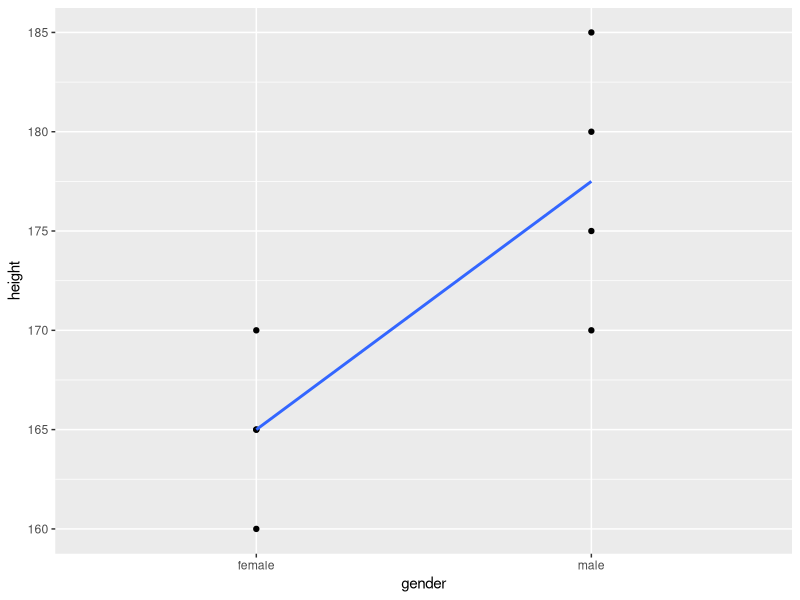
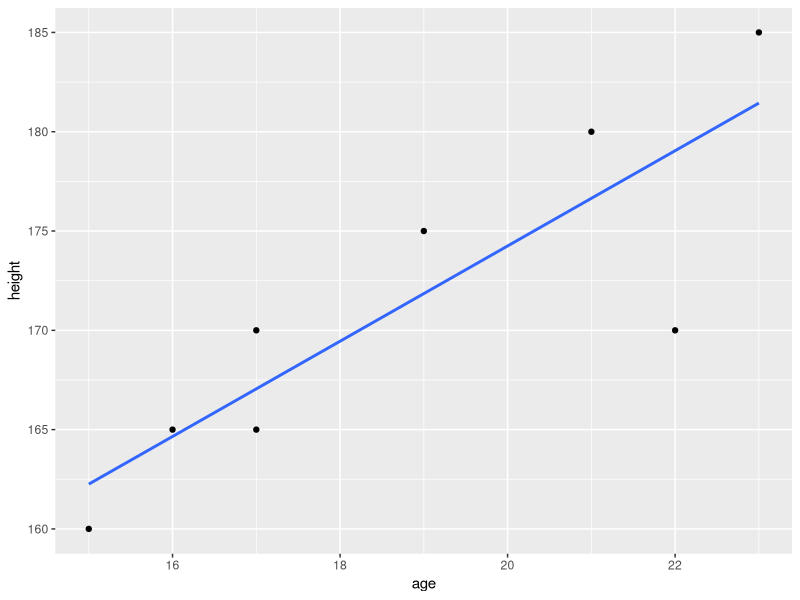
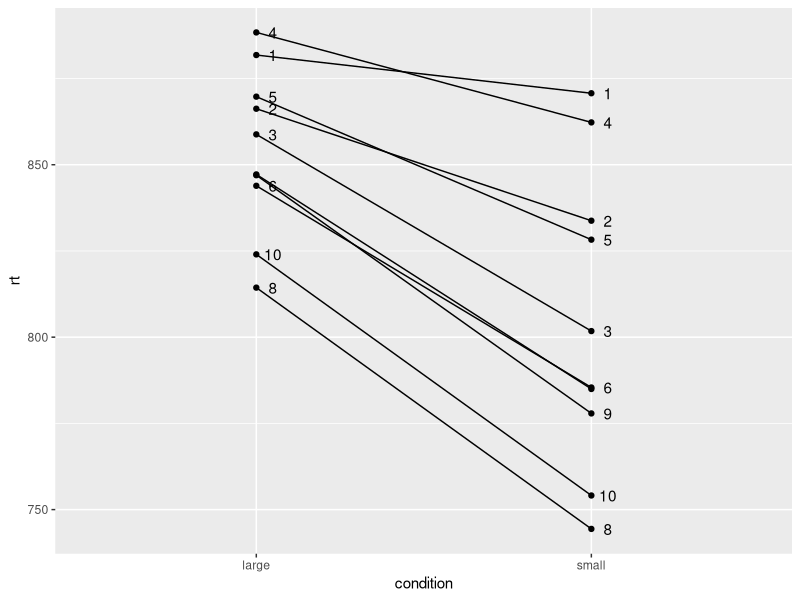
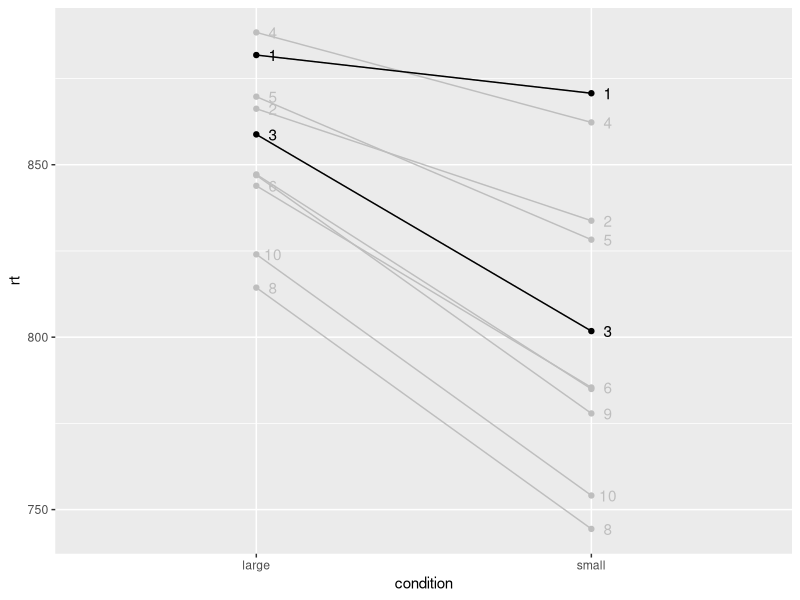
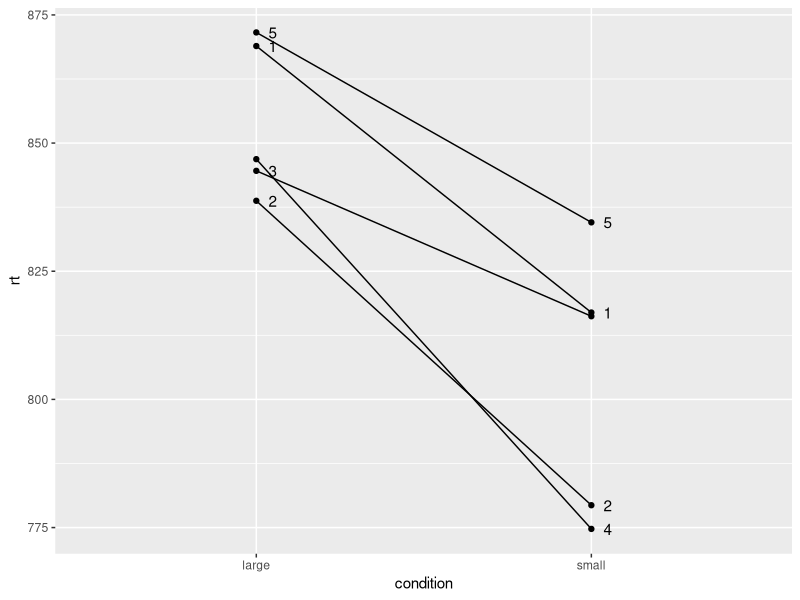
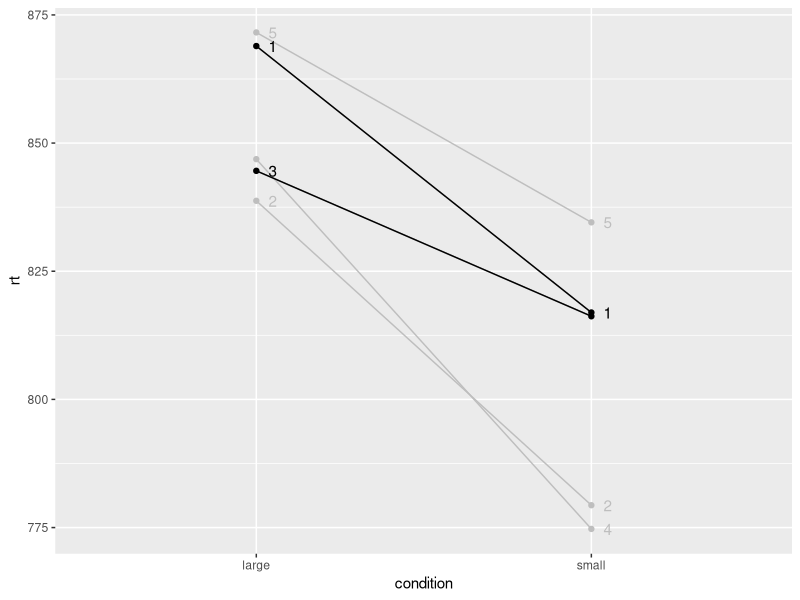

The R script that drew these images, in order:
library(tidyverse)
library(lme4)
library(lmerTest)
library(emmeans)

# Is height predicted by gender?
# Create gender_height_data
subject <- seq(1:8)
gender <- factor(c(rep("male", 4), rep("female", 4)))
height <- c(170, 180, 175, 185, 160, 170, 165, 165)
gender_height_data <- tibble(subject, gender, height)

# fit a linear model where gender is used to predict height
height_model <- lm(height ~ gender, data = gender_height_data)
summary(height_model)

gender_height_data %>%
  ggplot(aes(x = gender, y = height, group = 1)) +
  geom_point() +
  geom_smooth(method = "lm", se = FALSE)

# Is height predicted by age?
# Create age_height_data
age <- c(22, 21, 19, 23, 15, 17, 16, 17)
age_height_data <- tibble(subject, age, height)

age_model <- lm(height ~ age, data = age_height_data)
summary(age_model)

age_height_data %>%
  ggplot(aes(x = age, y = height)) +
  geom_point() +
  geom_smooth(method = "lm", se = FALSE)

# Linear mixed models
# Create mixed_model_data - 10 subject, 10 items, 2 conditions, with 4 repeats
# just to create a totally fictitious data set that allows the models to be built
# We use set.seed() to ensure the random numbers in rt can be reproduced
subject <- factor(c(rep(1:10, each = 5), rep(1:10, each = 5)))
condition <- factor(c(rep("small", times = 50), rep("large", times = 50)))
item <- factor(rep(seq(1:5), times = 20))
set.seed(9999)
rt1 <- as.integer(rnorm(50, 800, 100))
set.seed(1234)
rt2 <- as.integer(rnorm(50, 900, 100))
rt <- c(rt1, rt2)

mixed_model_data <- tibble(subject, item, condition, rt)

mixed_model_data <- rbind(mixed_model_data, mixed_model_data, 
                          mixed_model_data, mixed_model_data)

mixed_model_data %>% 
  group_by(condition) %>%
  summarise(mean_rt = mean(rt), sd_rt = sd(rt))

# Build our mixed model
mixed_model <- lmer(rt ~ condition + (1 | subject) + (1 | item), 
                    data = mixed_model_data)
summary(mixed_model)

# Testing the fixed effect using Likelihood Ratio Test
# Build a new model dropping the fixed effect we want to test
mixed_model_null <- lmer(rt ~ (1 | subject) + (1 | item), 
                         data = mixed_model_data)
anova(mixed_model, mixed_model_null)

coef(mixed_model)

# Let's now add slopes for our two random effects
mixed_model_slopes <- lmer(rt ~ condition + (1 + condition | subject)
                           + (1 + condition | item), data = mixed_model_data)

# Let's plot the intercepts and slopes where the intercept corresponds to 
# the large condition level, and the slope is the difference between it and
# the small condition level
# First by subjects
subject_intercepts <- coef(mixed_model_slopes)$subject[1]
subject_slopes <- coef(mixed_model_slopes)$subject[2]

subject_coefs <- tibble(subject = c(seq(1:10), seq(1:10)),  
                        condition = c(rep("large", times = 10), 
                                      rep("small", times = 10)),
                        rt = unlist(rbind(subject_intercepts, 
                                   (subject_intercepts + subject_slopes))))

subject_coefs %>%
  ggplot(aes(x = condition, y = rt, group = subject, label = subject)) +
  geom_point() + 
  geom_line() +
  geom_text(check_overlap = TRUE, nudge_x = .05)
  
# Let's just look at subjets 1 and 3 - for subject 1 we can see the differece
# between conditions looks pretty smaall compared to the difference for 
# subject 3
subject_coefs %>%
  ggplot(aes(x = condition, y = rt, group = subject, label = subject)) +
  geom_point(colour = "grey") + 
  geom_line(colour = "grey") +
  geom_text(check_overlap = TRUE, nudge_x = .05, colour = "grey") +
  geom_point(data = filter(subject_coefs, subject == "1" | subject == "3")) +
  geom_line(data = filter(subject_coefs, subject == "1" | subject == "3")) +
  geom_text(data = filter(subject_coefs, subject == "1" | subject == "3"), 
            check_overlap = TRUE, nudge_x = .05)

# Now let's extract and plot the item intercepts and slopes
item_intercepts <- coef(mixed_model_slopes)$item[1]
item_slopes <- coef(mixed_model_slopes)$item[2]

item_coefs <- tibble(item = c(seq(1:5), seq(1:5)),  
                        condition = c(rep("large", times = 5), 
                                      rep("small", times = 5)),
                        rt = unlist(rbind(item_intercepts, 
                                          (item_intercepts + item_slopes))))

item_coefs %>%
  ggplot(aes(x = condition, y = rt, group = item, label = item)) +
  geom_point() + 
  geom_line() +
  geom_text(check_overlap = TRUE, nudge_x = .05)

# Let's just look at items 1 and 3 - for these items, the reaction times for
# the `small` condition are pretty much the same - but for the `large` condition
# item 1 is about 25 ms. slower than for item 3
item_coefs %>%
  ggplot(aes(x = condition, y = rt, group = item, label = item)) +
  geom_point(colour = "grey") + 
  geom_line(colour = "grey") +
  geom_text(check_overlap = TRUE, nudge_x = .05, colour = "grey") +
  geom_point(data = filter(item_coefs, item == "1" | item == "3")) +
  geom_line(data = filter(item_coefs, item == "1" | item == "3")) +
  geom_text(data = filter(item_coefs, item == "1" | item == "3"), 
            check_overlap = TRUE, nudge_x = .05)

# 2 x 2 factorial design
